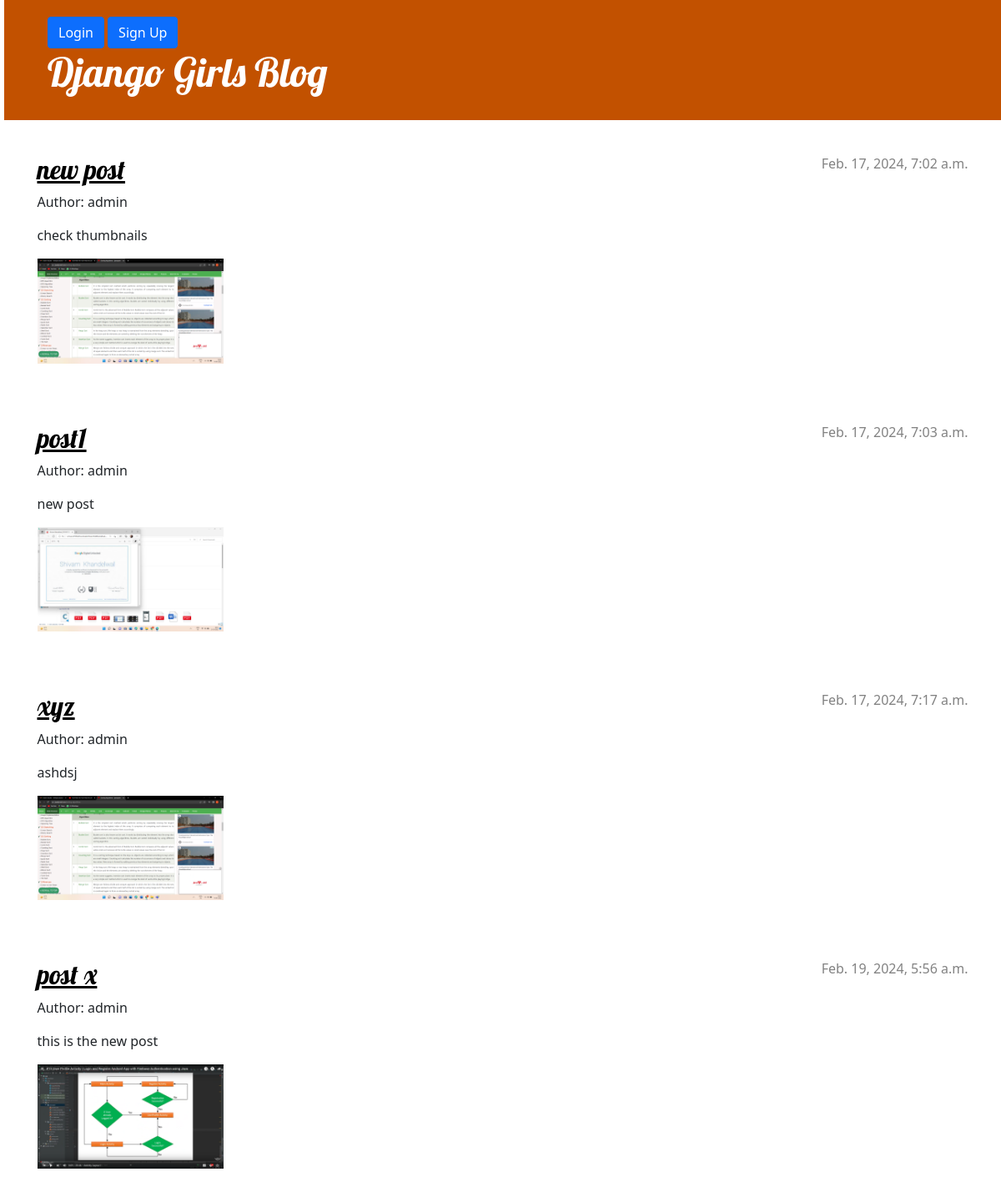
Before: / with the older database file.
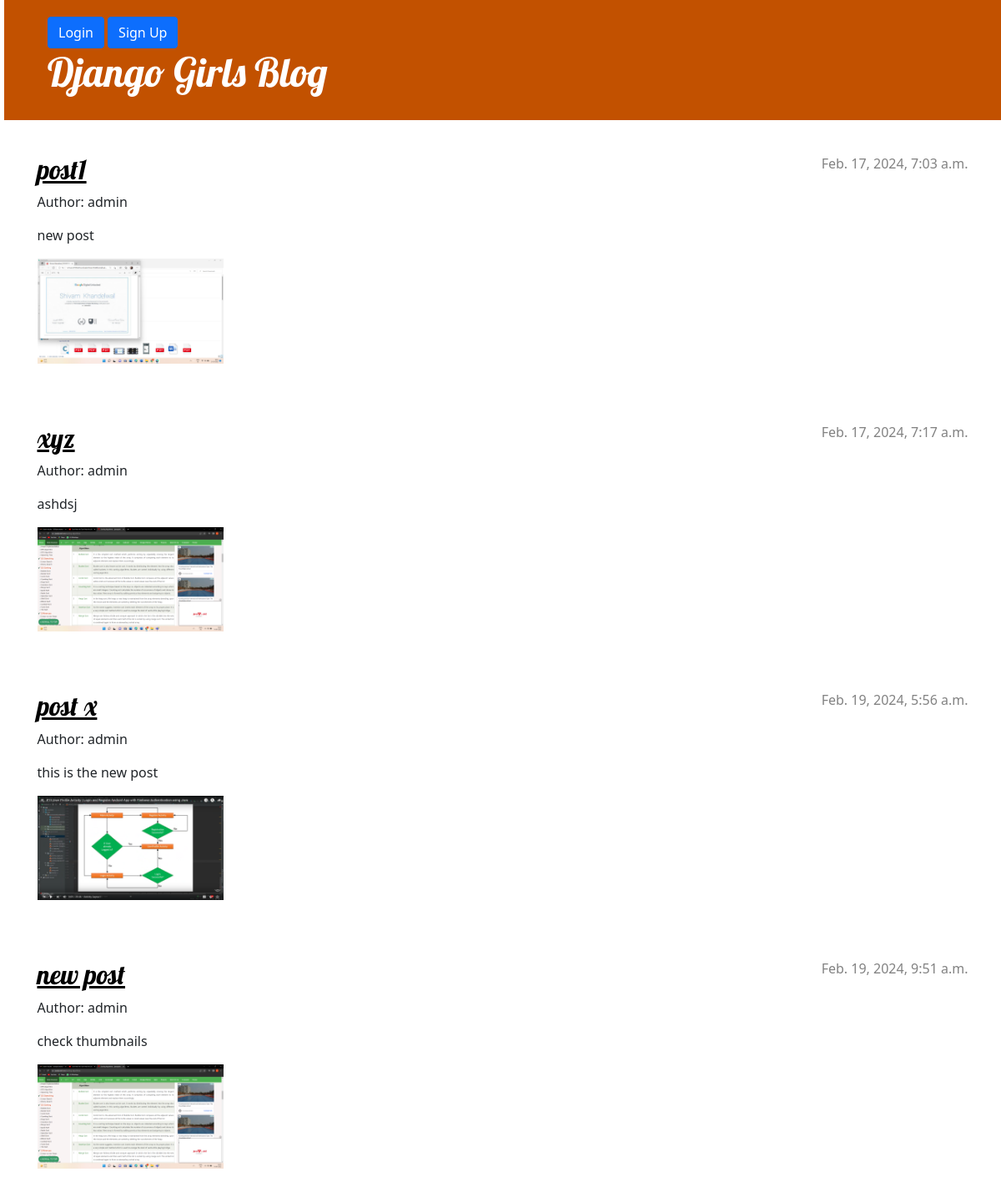
After: the same page with the newer database file.
### blog/models.py (models this page shows, shortened)
class Post(models.Model): #object
    category = models.ForeignKey(Category, on_delete=models.SET_NULL,blank=True, null=True,)
    author = models.ForeignKey(settings.AUTH_USER_MODEL, on_delete=models.CASCADE)
    title = models.CharField(max_length=200)
    slug = AutoSlugField(populate_from ='title' , unique = True, null = True , default=None )
    text = models.TextField()
    created_date = models.DateTimeField(default=timezone.now)
    published_date = models.DateTimeField(blank=True, null=True)
    thumbnails = models.ImageField(upload_to='thumbnails/', default=None)
    featured_image = models.ImageField(upload_to='uploads/', default= None)
    tag = models.ManyToManyField(Tag,  blank= True)
    def __str__(self):
        return self.title

class User(AbstractUser):
   gender = models.CharField(max_length=1,choices= Gender_choices ,blank=True)
   country = models.CharField(max_length=2 ,choices= Country_choices, blank=True,default= 'IN')
   dob = models.DateField(null=False, blank=False, default=timezone.now)
   state = models.CharField(max_length=20 , blank= True)
   image= models.ImageField(upload_to='profile_images/'  , blank=True , default=None)
   def __str__(self):
       return self.username

### blog/views.py (the view)
# urls.py: path('', views.post_list, name='post_list'),
def post_list(request):
    posts = Post.objects.filter(published_date__lte=timezone.now()).order_by('published_date')
    print(posts)
    return render(request,'blog/post_list.html',{'posts' : posts})

### blog/templates/blog/post_list.html (shortened to what this page needs)
{% extends 'blog/base.html' %}
{% load static %}
{% block content %}
<head>
</head>
{% for post in posts %}
    <article class="post">
        <time class="date">
            {{ post.published_date }}
        </time>
        <h2><a href="{% url 'blog:post_detail' slug=post.slug %}">{{ post.title }}</a></h2>
        <p>Author: {{ post.author|linebreaksbr}}</p>
        <p>{{ post.text|linebreaksbr }}</p>
        {% if post.thumbnails %}
        <img src = "{{ post.thumbnails.url }}" alt="{{post.thumbnails}}" width= "20%" height="20%">
        {% endif %}
    </article>
{% endfor %}
{% endblock %}

Changed rows visible on the page:
changed Post "check thumbnails": published_date "Feb. 17, 2024, 7:02 a.m." → "Feb. 19, 2024, 9:51 a.m."; moves down the list
